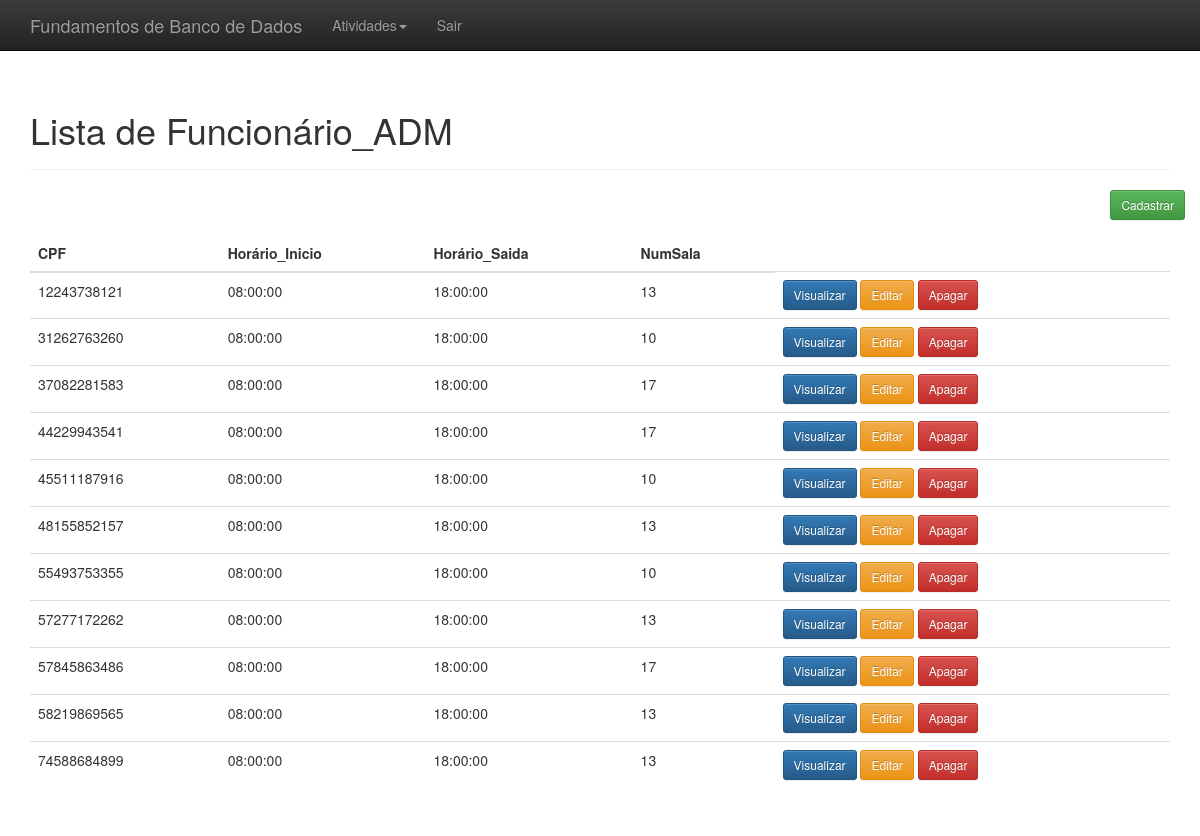
The app's page /index.php?link=14 with its own data.
### tables this page shows
CREATE TABLE FuncionarioADM(
	CPF VARCHAR(11) ,
    HorarioInicio TIME,
    HorarioSaida TIME, 
    NumSala INT
    );

### listar_funcionarioadm.php (the view, shortened to what this page needs)
<?php
    include "conexao.php";
	$resultado=mysqli_query($conectar,"SELECT * FROM funcionarioadm ORDER BY CPF");
?>
<div class="container theme-showcase" role="main">
  <div class="page-header">
	<h1>Lista de Funcionário_ADM</h1>
  </div>
  <div class="row espaco">
	<div class="pull-right">
		<a href="index.php?link=3"<button type='button' class='btn btn-sm btn-success'>Cadastrar</button></a>
	</div>
  </div>
  <div class="row">
	<div class="col-md-12">
	  <table class="table">
		<thead>
		  <tr>
			<th>CPF</th>
			<th>Horário_Inicio</th>
			<th>Horário_Saida</th>
			<th>NumSala</th>
		  </tr>
		</thead>
		<tbody>
			<?php
				while($linhas = mysqli_fetch_array($resultado)){
					echo "<tr>";
						echo "<td>".$linhas['CPF']."</td>";
						echo "<td>".$linhas['HorarioInicio']."</td>";
						echo "<td>".$linhas['HorarioSaida']."</td>";
						echo "<td>".$linhas['NumSala']."</td>";
						?>
						<td>
						<a href='index.php?link=5&id=<?php echo $linhas['id']; ?>'><button type='button' class='btn btn-sm btn-primary'>Visualizar</button></a>
						<a href='index.php?link=4&id=<?php echo $linhas['id']; ?>'><button type='button' class='btn btn-sm btn-warning'>Editar</button></a>
						<a href='processa/proc_apagar_usuario.php?id=<?php echo $linhas['id']; ?>'><button type='button' class='btn btn-sm btn-danger'>Apagar</button></a>
						<?php
					echo "</tr>";
				}
			?>
		</tbody>
	  </table>
	</div>
  </div>
</div>

### css/theme.css (style rules this page uses)
body { padding-top: 70px; padding-bottom: 30px; }
.espaco { margin-bottom:15px; }

### records on screen
funcionarioadm: CPF "12243738121", HorarioInicio "08:00:00", HorarioSaida "18:00:00", NumSala "13"
funcionarioadm: CPF "31262763260", HorarioInicio "08:00:00", HorarioSaida "18:00:00", NumSala "10"
funcionarioadm: CPF "37082281583", HorarioInicio "08:00:00", HorarioSaida "18:00:00", NumSala "17"
funcionarioadm: CPF "44229943541", HorarioInicio "08:00:00", HorarioSaida "18:00:00", NumSala "17"
funcionarioadm: CPF "45511187916", HorarioInicio "08:00:00", HorarioSaida "18:00:00", NumSala "10"
funcionarioadm: CPF "48155852157", HorarioInicio "08:00:00", HorarioSaida "18:00:00", NumSala "13"
funcionarioadm: CPF "55493753355", HorarioInicio "08:00:00", HorarioSaida "18:00:00", NumSala "10"
funcionarioadm: CPF "57277172262", HorarioInicio "08:00:00", HorarioSaida "18:00:00", NumSala "13"
funcionarioadm: CPF "57845863486", HorarioInicio "08:00:00", HorarioSaida "18:00:00", NumSala "17"
funcionarioadm: CPF "58219869565", HorarioInicio "08:00:00", HorarioSaida "18:00:00", NumSala "13"
funcionarioadm: CPF "74588684899", HorarioInicio "08:00:00", HorarioSaida "18:00:00", NumSala "13"
